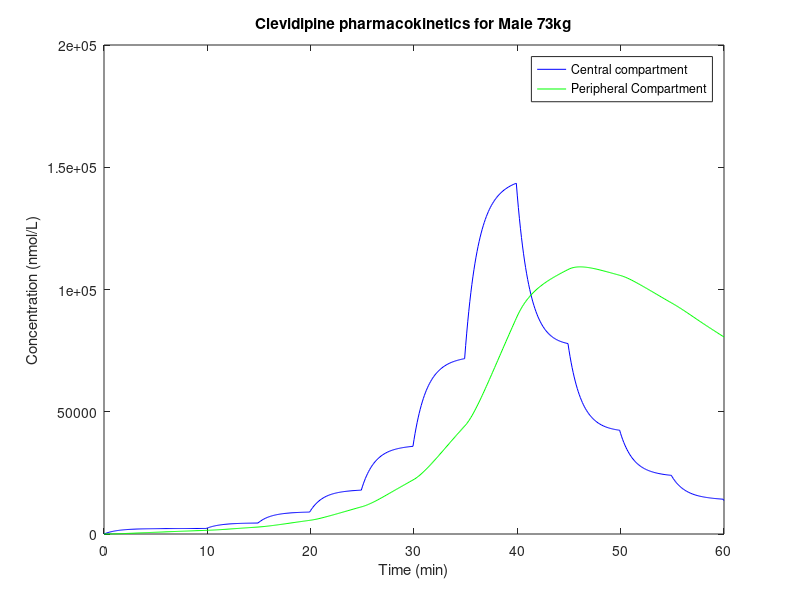

MATLAB code to generate this figure: (Note: this script raises an error after producing the figure.)
%NOTE: this script is not interactive/will generate static graphs according to written parameters 
%between drugs/within patients comparison
function sim2comp()
    ke = log(2)/1; k12 = 0.1; k21 = 0.05;molmass = 456.32;  dose_mgMl = 0.5;
    concentration_nm_per_L = ((dose_mgMl * 1e3)/molmass)*1e6;
    patients = struct('Male_73kg', 5.475, 'Female_16kg', 1.040, 'Infant_4kg', 0.00366);
    step_times = [0, 10, 15, 20, 25, 30, 35, 40, 45, 50, 55, 60];  
    infusion_rates = [0.5, 1, 2, 4, 8, 16, 32, 16, 8, 4, 2, 0.5];     
    timeinterval = linspace(0, 60, 601); 
    patient_fields = fieldnames(patients);
    for i = 1:numel(patient_fields)
        patient_name = patient_fields{i};
        V1 = patients.(patient_name);  
        Cc = 0; Cp = 0;  
        Cc_values = zeros(1, length(timeinterval));
        Cp_values = zeros(1, length(timeinterval));
        matrixA = [- (ke + k12), k21; k12, -k21];
        for j = 1:length(timeinterval)
            t = timeinterval(j);
            infusion_rate_mL_hr = interp1(step_times, infusion_rates, t, 'previous'); %interpolation for concentration at time t
            infusion_rate_nm_per_min = (infusion_rate_mL_hr / 60) * concentration_nm_per_L;  
            if j == 1
                dt = timeinterval(j);  
            else
                dt = timeinterval(j) - timeinterval(j - 1);  
            end
            expA_dt = expm(matrixA * dt);  
            B = [infusion_rate_nm_per_min / V1; 0]; 
            concentrations = expA_dt * [Cc; Cp] + B * dt; Cc = concentrations(1); Cp = concentrations(2);
            Cc_values(j) = Cc; Cp_values(j) = Cp;
        end
        figure;
        plot(timeinterval,Cc_values,'b-','DisplayName','Central compartment');
        hold on;
        plot(timeinterval,Cp_values,'g-','DisplayName','Peripheral Compartment');
        xlabel('Time (min)');
        ylabel('Concentration (nmol/L)');
        title(['Clevidipine pharmacokinetics for ', strrep(patient_name, '_', ' ')]);
        legend;
        yyaxis right;
        plot(step_times, infusion_rates, 'r--','DisplayName','Flowrate (mL/hr)');
        ylabel('Set flowate (mL/hr)');
        grid on;
        hold off;
    end
end
